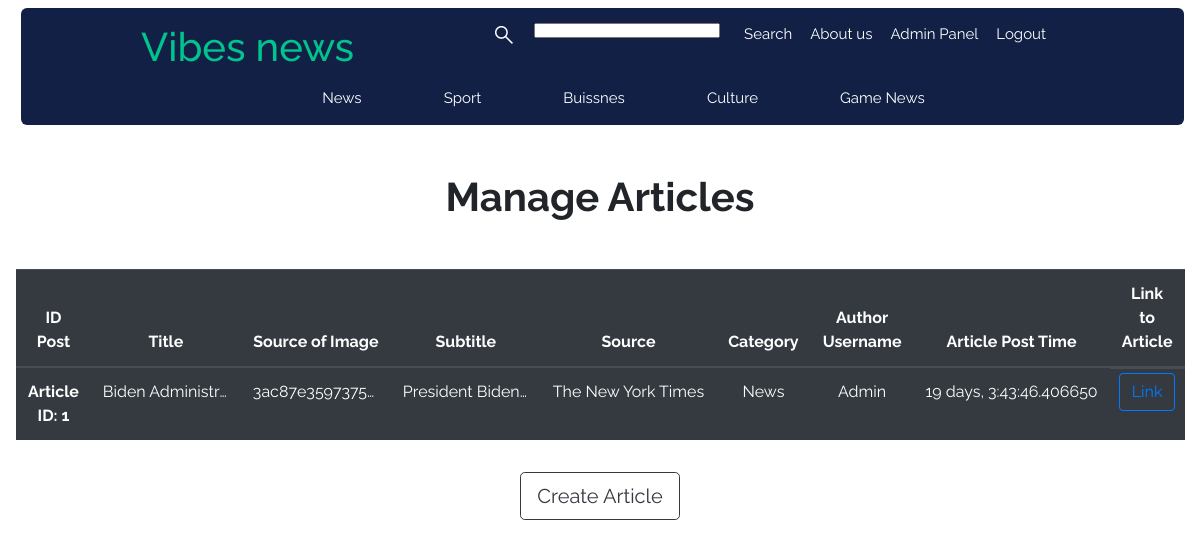
Page /admin_panel/manage_article (signed in) on the earlier database version.
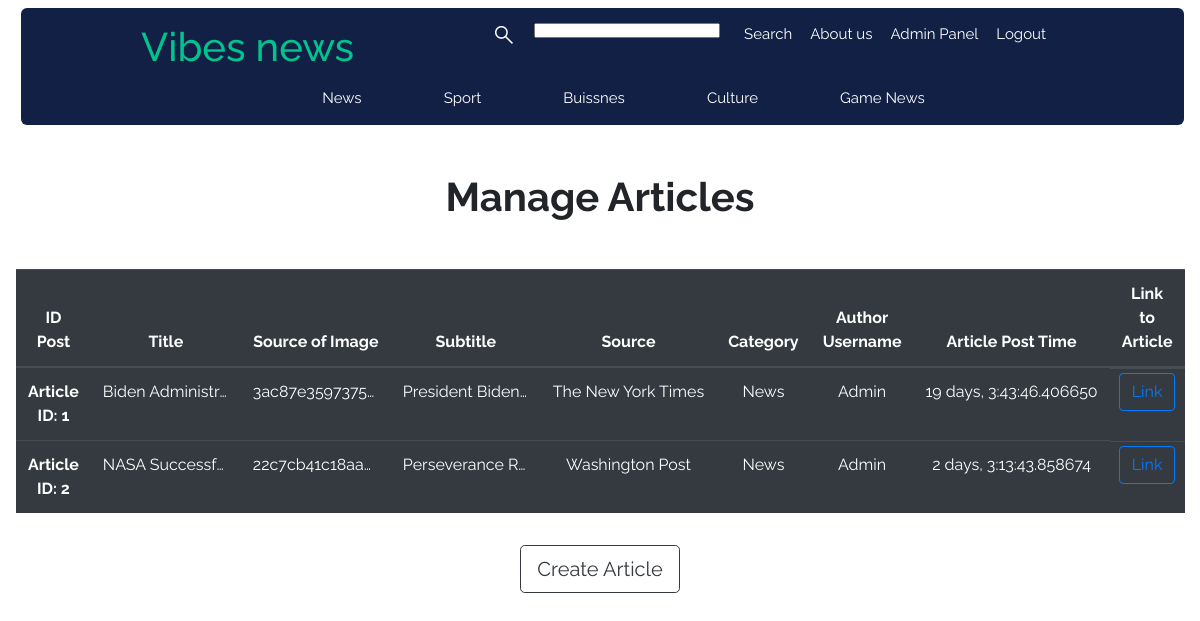
Same page on the later database version.
### vibes/models.py (models this page shows, shortened)
class Article(db.Model):
    id = db.Column (db.Integer, primary_key = True)
    title = db.Column (db.String(255), unique = True, nullable = False)
    image_of_article = db.Column (db.String(255), nullable = False, default = 'default.png')
    subtitle = db.Column (db.Text, nullable = False)
    content = db.Column (db.Text, nullable = False)
    source = db.Column (db.String(255), nullable = False)
    time_posted = db.Column (db.DateTime, nullable = False, default = datetime.utcnow)
    category_id = db.Column(db.Integer, db.ForeignKey('category.id'), nullable=False)
    user_id = db.Column(db.Integer, db.ForeignKey('user.id'), nullable = False)

class Category(db.Model):
    id = db.Column (db.Integer, primary_key = True)
    name = db.Column (db.String(50), nullable = False)
    articles = db.relationship('Article', backref = 'category', lazy = True)
    def __repr__(self) -> str:
        return f"{self.name}"

class User(db.Model, UserMixin):
    id = db.Column (db.Integer, primary_key = True)
    fullname = db.Column (db.String(100), nullable = False)
    username = db.Column (db.String(100), unique = True, nullable = False)
    email = db.Column (db.String(250), unique = True, nullable = False)
    password = db.Column (db.String(255), nullable = False)
    admin_rights = db.Column (db.Integer, nullable = False, default = 0)
    create_time = db.Column (db.DateTime, nullable = False, default = datetime.utcnow)
    articles = db.relationship('Article', backref = 'author', lazy = True)
    category = db.relationship('Category', secondary = Rights, backref = 'users', lazy = True)

### vibes/admin/routes.py (the view)
@admin.route("/admin_panel/manage_article" , methods= ["GET"])
@login_required
def manage_article():
    if (current_user.is_authenticated and current_user.admin_rights == 2):
        articles: Article = Article.query.all()
        time = datetime.utcnow()
        return render_template('manage_article.html', title = 'Admin Panel', articles = articles, time = time, user = current_user)
    else:
        abort(403)

### vibes/models.py (called while the page is built)
@login_manager.user_loader
def load_user(user_id: int) -> object:
    return User.query.get(int(user_id))

### vibes/templates/manage_article.html
{% extends "layout.html" %}
{% block content %}
    <div class="font-style-root d-flex flex-column mt-5">
        <div class="font-weight-bold h1 d-flex justify-content-center mb-5">Manage Articles</div>
        <table class="table table-hover table-dark">
            <thead>
                <tr>
                    <th class="text-center" scope="col">ID Post</th>
                    <th class="text-center" scope="col">Title</th>
                    <th class="text-center" scope="col">Source of Image</th>
                    <th class="text-center" scope="col">Subtitle</th>
                    <th class="text-center" scope="col">Source</th>
                    <th class="text-center" scope="col">Category</th>
                    <th class="text-center" scope="col">Author Username</th>
                    <th class="text-center" scope="col">Article Post Time</th>
                    <th class="text-center" scope="col">Link to Article</th>
                </tr>
            </thead>
            <tbody>
                {% for article in articles %}
                    <tr>
                        <th class="text-center" scope="row">Article ID: {{article.id}}</th>
                        <td class="text-truncate text-center" style="max-width: 150px;">{{article.title}}</td>
                        <td class="text-truncate text-center" style="max-width: 150px;">{{article.image_of_article}}</td>
                        <td class="text-truncate text-center" style="max-width: 150px;">{{article.subtitle}}</td>
                        <td class="text-truncate text-center">{{article.source}}</td>
                        <td class="text-truncate text-center">{{article.category}}</td>
                        <td class="text-truncate text-center">{{article.author.username}}</td>
                        <td class="text-truncate text-center">{{time - article.time_posted}}</td>
                        <td class="d-flex justify-content-center px-1 py-1">
                            <a class="btn btn-outline-primary" href="{{url_for('articles.article', article_id = article.id)}}">Link</a>
                        </td>
                    </tr>
                {% endfor %}
            </tbody>
        </table>
        <div class="d-flex justify-content-center mt-3">
            {% if user.admin_rights == 2 %}
            <a class="btn btn-outline-dark btn-lg" href="{{url_for('admin.create_article')}}">Create Article</a>
            {% elif user.admin_rights == 1 %}
            <a class="btn btn-outline-dark btn-lg" href="{{url_for('editor.create_article')}}">Create Article</a>
            {% elif user.admin_rights == 0 %}
            <a class="btn btn-outline-dark btn-lg" href="{{url_for('user.create_article')}}">Create Article</a>
            {% endif %}
        </div>
    </div>
{% endblock content %}

### vibes/templates/layout.html (shortened to what this page needs)
<!DOCTYPE html>
<html lang="en">
  <head>
    <link
      rel="stylesheet"
      href="../static/style.css"
    />
    <link rel="stylesheet" href="https://cdn.jsdelivr.net/npm/bootstrap@4.3.1/dist/css/bootstrap.min.css">
  </head>
  <body class="mx-3 my-2">
    <div class="first-nav-bar">
      <div>
        <a
          class="no-decorate"
          href="{{url_for('main.home')}}"
          ><h1 class="logo-bar">
            Vibes news
          </h1>
        </a>
      </div>
      <div class="main-link-nav-bar">
        <span
          class="material-symbols-outlined"
        >
        </span>
        <input class="search-input" />
        <a class="link-nav-bar" href="#"
          >Search</a
        >
        <a
          class="link-nav-bar"
          href="{{url_for('main.about')}}"
          >About us</a
        >
        {% if current_user.is_authenticated %}
          {% if current_user.admin_rights == 2 %}
            <a class="link-nav-bar" href="{{url_for('admin.admin_panel')}}">
              Admin Panel
            </a>
          {% elif current_user.admin_rights == 1 %}
              <a class="link-nav-bar" href="{{url_for('editor.editor_panel')}}">
                Editor Panel
              </a>
          {% elif current_user.admin_rights == 0 %}
              <a class="link-nav-bar" href="{{url_for('user.user_panel')}}">
                Account Panel
              </a>
          {% endif %}
          <a class="link-nav-bar" href="{{url_for('users.logout')}}">
            Logout
          </a>
        {% else %}
          <a
            class="link-nav-bar"
            href="{{url_for('users.login')}}"
            >Account</a
          >
        {% endif %}
      </div>
    </div>
    <div class="second-nav-bar">
      <div
        class="secondary-link-nav-bar"
      >
        <a
          class="link-nav-bar second-nav-bar-links"
          href="{{url_for('users.news_articles')}}"
          >News</a
        >
        <a
          class="link-nav-bar second-nav-bar-links"
          href="{{url_for('users.sport_articles')}}"
          >Sport</a
        >
        <a
          class="link-nav-bar second-nav-bar-links"
          href="{{url_for('users.buissnes_articles')}}"
          >Buissnes</a
        >
        <a
          class="link-nav-bar second-nav-bar-links"
          href="{{url_for('users.culture_articles')}}"
          >Culture</a
        >
        <a
          class="link-nav-bar second-nav-bar-links"
          href="{{url_for('users.game_articles')}}"
          >Game News</a
        >
      </div>
    </div>
    {% block content %}
    {% endblock content %}
  </body>
</html>

### vibes/static/style.css (style rules this page uses)
:root { --black: #191e29; --dark-blue: #132046; --neon-green: #01c38d; --grey: #696e79; --white: #ffff; --font-family: "Raleway", sans-serif; }
.first-nav-bar { display: flex; flex-direction: row; justify-content: space-between; background-color: var(--dark-blue); padding-top: 15px; margin-top: 5px; margin-left: 5px; border-top-left-radius: 0.5vw; border-top-right-radius: 0.5vw; font-family: var(--font-family); }
.second-nav-bar { display: flex; flex-direction: row; justify-content: center; background-color: var(--dark-blue); padding-top: 15px; padding-bottom: 15px; margin-left: 5px; border-bottom-left-radius: 0.5vw; border-bottom-right-radius: 0.5vw; color: var(--neon-green); font-family: var(--font-family); }
.no-decorate { text-decoration: none; color: var(--neon-green); }
.logo-bar { margin: 0; margin-left: 10vw; }
.main-link-nav-bar { display: flex; justify-content: baseline; margin-right: 10vw; }
.search-input { height: 1.25vw; margin-right: 2vw; }
.link-nav-bar { text-decoration: none; color: var(--white); margin-right: 1.5vw; font-size: 1.25vw; }
.second-nav-bar-links { text-decoration: none; color: var(--white); margin-left: 5vw; font-size: 1.25vw; }
.material-symbols-outlined { font-variation-settings: "FILL" 0, "wght" 400, "GRAD" 0, "opsz" 48; color: var(--white); margin-right: 1.5vw; }
.font-style-root { font-family: var(--font-family); }

Differences in the rows shown:
added Article: id "2", title "NASA Successf…", image_of_article "22c7cb41c18aa…", subtitle "Perseverance R…", source "Washington Post", category "News", author.username "Admin", time-article.time_posted "2 days, 3:13:43.858674"
